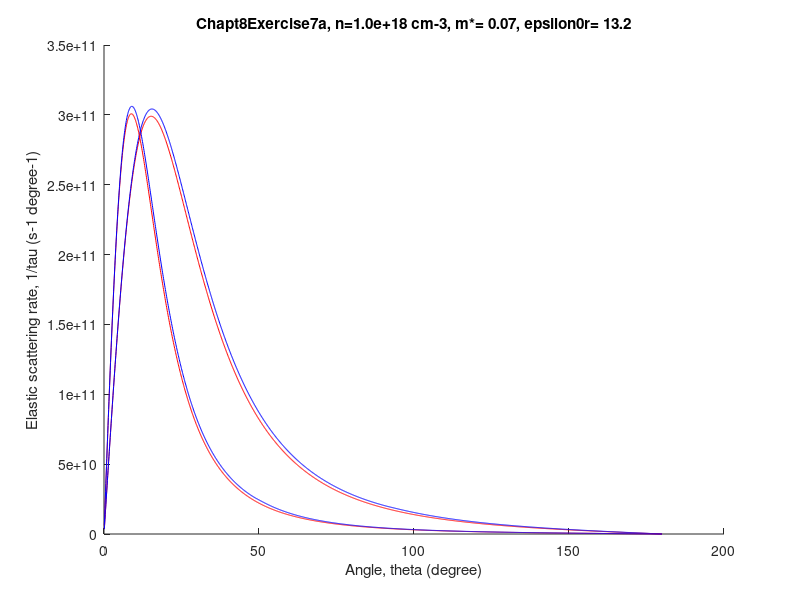

MATLAB code for this plot:
%Chapt8Exercise7a%Plot Thomas Fermi scattering rate as function of angle and compare with RPAclear;clf;n=1e18;									%electron carrier density (cm-3)n=n*1e6;									%convert to (m-3)m0=9.109382e-31;						%bare electron mass (kg)echarge=1.6021764e-19;				%electron charge (C)epsilon0=8.85419e-12;				%Permittivity of free space (F m-1)hbar=1.05457159e-34;					%Planck's constant (J s)hbar3=hbar^3;m=0.07*m0;								%effective electron massepsilonr0=13.2;						%relative low frequency dielectric constantepsilon=epsilon0*epsilonr0;kF=(3*(pi^2)*n)^(1/3)				%Fermi wave vector (m-1)E=-0.1*echarge;for j=1:1:2E=E+0.2*echarge;						%Electron energy (eV)   k=sqrt(2*m*E)/hbar;					%Electron wave vector (m-1)k3=k^3;%RPA model constants   rs0=((3/(4*pi*n))^(1/3))*(m*(echarge^2)/(4*pi*epsilon0*(hbar^2)));   xi=((32*(pi^2)/9)^(1/3))/(pi^2);%Thomas-Fermi model constants  qTF=sqrt(kF*m*echarge^2/(epsilon*(pi^2)*(hbar^2)));%plot scattering rate as function of scattered angletheta=[pi/1800:pi/1800:pi];	q=2*k*sin(theta/2);				%scattered wave vector (m-1)   eta=sin(theta/2);					%eta calculated using theta in radians   deta=pi*cos(theta/2)./2/180;	%differential value of eta in degrees   eta3=eta.^3;      %RPA model   x=q/kF;   absx=abs(x+2)./abs(x-2);   RPAepsilonr=epsilonr0+((rs0./x.^3)*xi.*(x+((1-((x.^2)/4)).*log(absx))));   %Thomas-Fermi model   TFepsilon=epsilon*(1+qTF^2./q.^2);      RPArate=2*pi*m/hbar3/k3*n*(echarge^2/4/pi/epsilon0)^2.*deta./RPAepsilonr.^2./eta3;   TFrate =2*pi*m/hbar3/k3*n*(echarge^2/4/pi)^2.*deta./TFepsilon.^2./eta3;     % plot(theta*180/pi, RPArate);  hold on;  figure(1);  plot(theta*180/pi, TFrate,'r');  xlabel('angle, theta (degree)');  ylabel('scattering rate, 1/tau (s-1 degree-1)');    plot(theta*180/pi, RPArate,'b');  xlabel('Angle, theta (degree)');  ylabel('Elastic scattering rate, 1/tau (s-1 degree-1)'); end ttl=sprintf('Chapt8Exercise7a, n=%4.1e cm-3, m*=%5.2f, epsilon0r=%5.1f',(n/1e6),(m/m0),epsilonr0);title(ttl); hold off;